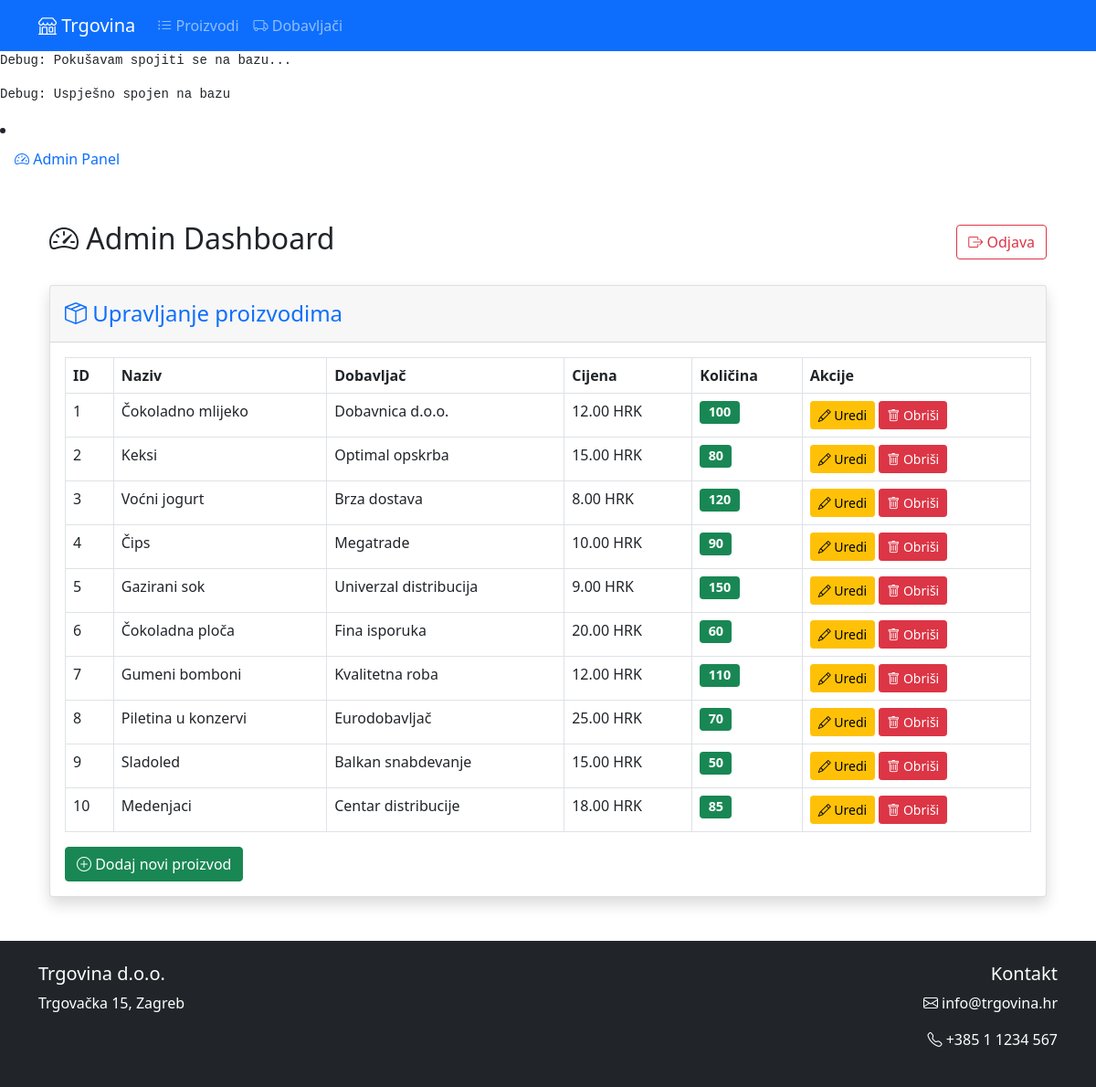
The page /admin/index.php (signed in) on the database its author committed.
### tables this page shows
CREATE TABLE `proizvod` (
  `IDProizvod` int(11) NOT NULL,
  `Naziv` varchar(25) NOT NULL,
  `DobavljacID` int(11) NOT NULL,
  `ProizvodacID` int(11) NOT NULL,
  `Cijena` int(11) NOT NULL,
  `Kolicina` int(11) NOT NULL
);

CREATE TABLE `dobavljac` (
  `IDDobavljac` int(11) NOT NULL,
  `Kontakt` int(11) NOT NULL,
  `Ime` varchar(25) DEFAULT NULL,
  `Kolicina` int(11) NOT NULL,
  `Adresa` varchar(100) NOT NULL DEFAULT 'Nepoznata adresa'
);

### admin/index.php (the view, shortened to what this page needs)
<?php
require_once __DIR__ . '/../includes/db_connection.php';
$sql = "SELECT p.*, d.Ime AS DobavljacIme
        FROM proizvod p
        JOIN dobavljac d ON p.DobavljacID = d.IDDobavljac";
$result = $conn->query($sql);
include __DIR__ . '/../includes/header.php';
?>
<div class="container mt-5">
    <div class="d-flex justify-content-between align-items-center mb-4">
        <h2><i class="bi bi-speedometer2"></i> Admin Dashboard</h2>
        <a href="/trgovina/admin/logout.php" class="btn btn-outline-danger">
            <i class="bi bi-box-arrow-right"></i> Odjava
        </a>
    </div>
    <div class="card shadow mb-4">
        <div class="card-header py-3">
            <h4 class="m-0 font-weight-bold text-primary">
                <i class="bi bi-box-seam"></i> Upravljanje proizvodima
            </h4>
        </div>
        <div class="card-body">
            <div class="table-responsive">
                <table class="table table-bordered" id="dataTable" width="100%" cellspacing="0">
                    <thead class="thead-light">
                        <tr>
                            <th>ID</th>
                            <th>Naziv</th>
                            <th>Dobavljač</th>
                            <th>Cijena</th>
                            <th>Količina</th>
                            <th>Akcije</th>
                        </tr>
                    </thead>
                    <tbody>
                        <?php if ($result->num_rows > 0): ?>
                            <?php while($row = $result->fetch_assoc()): ?>
                            <tr>
                                <td><?= $row['IDProizvod'] ?></td>
                                <td><?= htmlspecialchars($row['Naziv']) ?></td>
                                <td><?= htmlspecialchars($row['DobavljacIme']) ?></td>
                                <td><?= number_format($row['Cijena'], 2) ?> HRK</td>
                                <td>
                                    <span class="badge bg-<?= $row['Kolicina'] > 0 ? 'success' : 'danger' ?>">
                                        <?= $row['Kolicina'] ?>
                                    </span>
                                </td>
                                <td>
                                <a href="/trgovina/admin/proizvodi/uredi.php?id=<?= $row['IDProizvod'] ?>" class="btn btn-sm btn-warning">
                                        <i class="bi bi-pencil"></i> Uredi
                                    </a>
                                    <a href="/trgovina/admin/proizvodi/obrisi.php?id=<?= $row['IDProizvod'] ?>" class="btn btn-sm btn-danger">
                                        <i class="bi bi-trash"></i> Obriši
                                    </a>
                                </td>
                            </tr>
                            <?php endwhile; ?>
                        <?php else: ?>
                            <tr>
                                <td colspan="6" class="text-center">Nema proizvoda u bazi</td>
                            </tr>
                        <?php endif; ?>
                    </tbody>
                </table>
            </div>
            <a href="/trgovina/admin/proizvodi/dodaj.php" class="btn btn-success">
                <i class="bi bi-plus-circle"></i> Dodaj novi proizvod
            </a>
        </div>
    </div>
</div>
<?php include __DIR__ . '/../includes/footer.php'; ?>

### includes/header.php (style rules this page uses)
body { padding-top: 56px; }
.table-responsive { overflow-x: auto; }
.badge { font-size: 0.9em; }

### rows shown on the page
proizvod: IDProizvod "1", Naziv "Čokoladno mlijeko", DobavljacID.Ime "Dobavnica d.o.o.", Cijena "12.00", Kolicina "100"
proizvod: IDProizvod "2", Naziv "Keksi", DobavljacID.Ime "Optimal opskrba", Cijena "15.00", Kolicina "80"
proizvod: IDProizvod "3", Naziv "Voćni jogurt", DobavljacID.Ime "Brza dostava", Cijena "8.00", Kolicina "120"
proizvod: IDProizvod "4", Naziv "Čips", DobavljacID.Ime "Megatrade", Cijena "10.00", Kolicina "90"
proizvod: IDProizvod "5", Naziv "Gazirani sok", DobavljacID.Ime "Univerzal distribucija", Cijena "9.00", Kolicina "150"
proizvod: IDProizvod "6", Naziv "Čokoladna ploča", DobavljacID.Ime "Fina isporuka", Cijena "20.00", Kolicina "60"
proizvod: IDProizvod "7", Naziv "Gumeni bomboni", DobavljacID.Ime "Kvalitetna roba", Cijena "12.00", Kolicina "110"
proizvod: IDProizvod "8", Naziv "Piletina u konzervi", DobavljacID.Ime "Eurodobavljač", Cijena "25.00", Kolicina "70"
proizvod: IDProizvod "9", Naziv "Sladoled", DobavljacID.Ime "Balkan snabdevanje", Cijena "15.00", Kolicina "50"
proizvod: IDProizvod "10", Naziv "Medenjaci", DobavljacID.Ime "Centar distribucije", Cijena "18.00", Kolicina "85"
